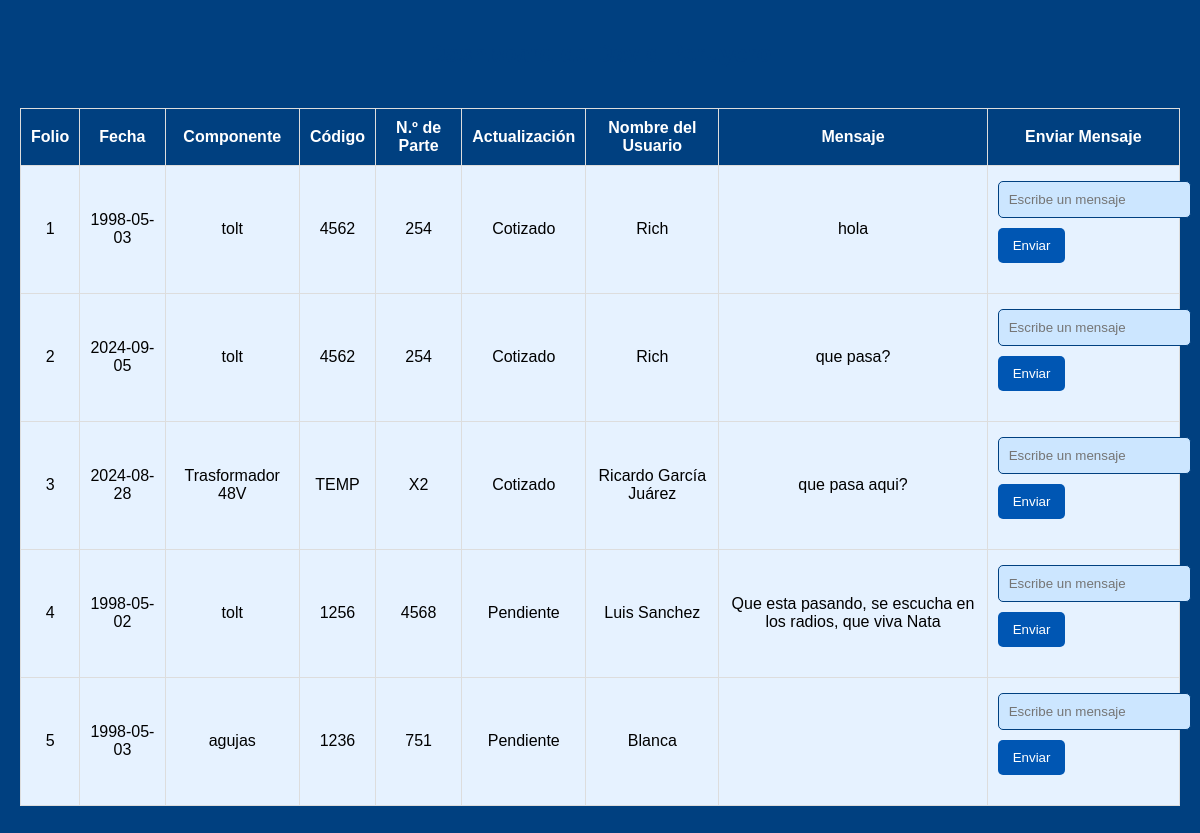
Screenshot of /david_dashboard (signed in) with the database file from the repository.
### app.py (models this page shows)
class Cotizacion(db.Model):
    id = db.Column(db.Integer, primary_key=True)
    fecha = db.Column(db.String(10), nullable=False)
    componente = db.Column(db.String(100), nullable=False)
    codigo = db.Column(db.String(50), nullable=True)  # Permite nulos
    cotizacion = db.Column(db.String(100), nullable=False)
    recordatorio = db.Column(db.String(20), default='Pendiente')
    respondido = db.Column(db.Boolean, default=False)
    numero_serie = db.Column(db.String(50), nullable=False)
    mostrar_recordatorio = db.Column(db.Boolean, default=False)
    mensaje_david = db.Column(db.String(255), nullable=True)

### app.py (the view, shortened to what this page needs)
@app.route('/david_dashboard', methods=['GET', 'POST'])
def david_dashboard():
    if 'david_authenticated' not in session:
        return redirect(url_for('david_login'))
    cotizaciones = Cotizacion.query.all()
    return render_template('david_dashboard.html', cotizaciones=cotizaciones)

### templates/david_dashboard.html (shortened to what this page needs)
<!DOCTYPE html>
<html lang="es">
<head>
    <link rel="stylesheet" href="{{ url_for('static', filename='styles.css') }}">
</head>
<body>
    <h2>Dashboard de David Peruyero</h2>
    <table>
        <thead>
            <tr>
                <th>Folio</th>
                <th>Fecha</th>
                <th>Componente</th>
                <th>Código</th>
                <th>N.º de Parte</th>
                <th>Actualización</th>
                <th>Nombre del Usuario</th>
                <th>Mensaje</th>
                <th>Enviar Mensaje</th>
            </tr>
        </thead>
        <tbody>
            {% for cotizacion in cotizaciones %}
            <tr>
                <td>{{ cotizacion.id }}</td>
                <td>{{ cotizacion.fecha }}</td>
                <td>{{ cotizacion.componente }}</td>
                <td>{{ cotizacion.codigo }}</td>
                <td>{{ cotizacion.cotizacion }}</td>
                <td>{% if cotizacion.respondido %}Cotizado{% else %}Pendiente{% endif %}</td>
                <td>{{ cotizacion.numero_serie }}</td>
                <td>{{ cotizacion.mensaje_david or '' }}</td>
                <td>
                    <form action="{{ url_for('enviar_mensaje_david', folio=cotizacion.id) }}" method="POST">
                        <input type="text" name="mensaje" placeholder="Escribe un mensaje" required>
                        <button type="submit">Enviar</button>
                    </form>
                </td>
            </tr>
            {% endfor %}
        </tbody>
    </table>
</body>
</html>

### static/styles.css (style rules this page uses)
:root { --primary-color: #004080; --secondary-color: #0056b3; --text-color: #ffffff; --bg-color: #e6f2ff; --input-bg-color: #cce6ff; --menu-bg-color: #003366; --hover-color: #336699; --table-text-color: #000000; --danger-color: red; --success-color: green; }
body { font-family: Arial, sans-serif; background-color: var(--primary-color); color: var(--text-color); display: flex; flex-direction: column; align-items: center; justify-content: flex-start; margin: 0; padding: 20px; height: 100vh; }
h1, h2 { color: var(--primary-color); margin-bottom: 20px; }
form { margin-bottom: 20px; text-align: left; }
form input, form select { width: 100%; padding: 10px; margin: 5px 0 10px; border-radius: 5px; border: 1px solid var(--primary-color); background-color: var(--input-bg-color); color: var(--primary-color); }
button { background-color: var(--secondary-color); color: var(--text-color); padding: 10px 15px; border: none; border-radius: 5px; cursor: pointer; transition: background-color 0.3s; }
table { width: 100%; border-collapse: collapse; margin-top: 20px; }
table th, table td { padding: 10px; text-align: center; border: 1px solid #ddd; }
table th { background-color: var(--primary-color); color: var(--text-color); }
table td { background-color: var(--bg-color); color: var(--table-text-color); }

### rows the page displays
Cotizacion: id "1", fecha "1998-05-03", componente "tolt", codigo "4562", cotizacion "254", respondido "Cotizado", numero_serie "Rich", mensaje_david "hola"
Cotizacion: id "2", fecha "2024-09-05", componente "tolt", codigo "4562", cotizacion "254", respondido "Cotizado", numero_serie "Rich", mensaje_david "que pasa?"
Cotizacion: id "3", fecha "2024-08-28", componente "Trasformador 48V", codigo "TEMP", cotizacion "X2", respondido "Cotizado", numero_serie "Ricardo García Juárez", mensaje_david "que pasa aqui?"
Cotizacion: id "4", fecha "1998-05-02", componente "tolt", codigo "1256", cotizacion "4568", respondido "Pendiente", numero_serie "Luis Sanchez", mensaje_david "Que esta pasando, se escucha en los radios, que viva Nata"
Cotizacion: id "5", fecha "1998-05-03", componente "agujas", codigo "1236", cotizacion "751", respondido "Pendiente", numero_serie "Blanca"
